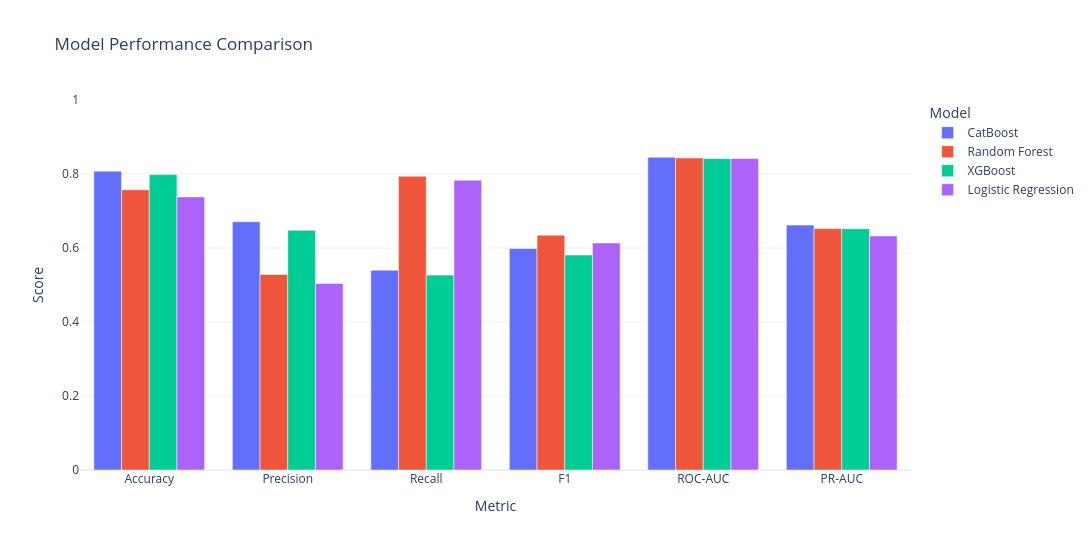

The code cell stored with this chart in its notebook:
### Markdown cell above
## Model Comparison

### Code cell
results_long = results_df.melt(
    id_vars="Model",
    value_vars=[
        "Accuracy",
        "Precision",
        "Recall",
        "F1",
        "ROC-AUC",
        "PR-AUC"
    ],
    var_name="Metric",
    value_name="Score"
)

fig = px.bar(
    results_long,
    x="Metric",
    y="Score",
    color="Model",
    barmode="group",
    template="plotly_white",
    title="Model Performance Comparison"
)

fig.update_layout(
    width=1100,
    height=550,
    yaxis=dict(range=[0,1])
)

fig.show()

### Figure 1 — Plotly figure (JSON) as saved in the notebook; plotly's stock layout.template omitted (floating-point values rounded to 4 significant figures)
{"data": [{"alignmentgroup": "True", "hovertemplate": "Model=CatBoost<br>Metric=%{x}<br>Score=%{y}<extra></extra>", "legendgroup": "CatBoost", "marker": {"color": "#636efa", "pattern": {"shape": ""}}, "name": "CatBoost", "offsetgroup": "CatBoost", "orientation": "v", "showlegend": true, "textposition": "auto", "type": "bar", "x": ["Accuracy", "Precision", "Recall", "F1", "ROC-AUC", "PR-AUC"], "xaxis": "x", "y": [0.8077, 0.6711, 0.5401, 0.5985, 0.8452, 0.6619], "yaxis": "y"}, {"alignmentgroup": "True", "hovertemplate": "Model=Random Forest<br>Metric=%{x}<br>Score=%{y}<extra></extra>", "legendgroup": "Random Forest", "marker": {"color": "#EF553B", "pattern": {"shape": ""}}, "name": "Random Forest", "offsetgroup": "Random Forest", "orientation": "v", "showlegend": true, "textposition": "auto", "type": "bar", "x": ["Accuracy", "Precision", "Recall", "F1", "ROC-AUC", "PR-AUC"], "xaxis": "x", "y": [0.7573, 0.5285, 0.7941, 0.6346, 0.8433, 0.6524], "yaxis": "y"}, {"alignmentgroup": "True", "hovertemplate": "Model=XGBoost<br>Metric=%{x}<br>Score=%{y}<extra></extra>", "legendgroup": "XGBoost", "marker": {"color": "#00cc96", "pattern": {"shape": ""}}, "name": "XGBoost", "offsetgroup": "XGBoost", "orientation": "v", "showlegend": true, "textposition": "auto", "type": "bar", "x": ["Accuracy", "Precision", "Recall", "F1", "ROC-AUC", "PR-AUC"], "xaxis": "x", "y": [0.7984, 0.648, 0.5267, 0.5811, 0.8416, 0.6522], "yaxis": "y"}, {"alignmentgroup": "True", "hovertemplate": "Model=Logistic Regression<br>Metric=%{x}<br>Score=%{y}<extra></extra>", "legendgroup": "Logistic Regression", "marker": {"color": "#ab63fa", "pattern": {"shape": ""}}, "name": "Logistic Regression", "offsetgroup": "Logistic Regression", "orientation": "v", "showlegend": true, "textposition": "auto", "type": "bar", "x": ["Accuracy", "Precision", "Recall", "F1", "ROC-AUC", "PR-AUC"], "xaxis": "x", "y": [0.7381, 0.5043, 0.7834, 0.6136, 0.8416, 0.6327], "yaxis": "y"}], "layout": {"barmode": "group", "height": 550, "legend": {"title": {"text": "Model"}, "tracegroupgap": 0}, "title": {"text": "Model Performance Comparison"}, "width": 1100, "xaxis": {"anchor": "y", "domain": [0, 1], "title": {"text": "Metric"}}, "yaxis": {"anchor": "x", "domain": [0, 1], "range": [0, 1], "title": {"text": "Score"}}}}
